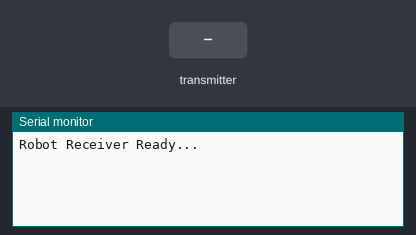
Recording of a sketch running on a simulated ESP32. On the bench: the last lines printed to the serial monitor. The test bench sets the inputs (shaded band).

Above: at 1.2 s.
1.3 s: the transmitter starts sending command = 0
At 1.66 s:
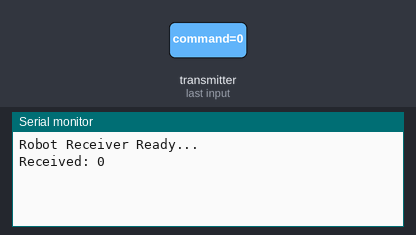
3.3 s: the transmitter starts sending command = 1
At 3.66 s:
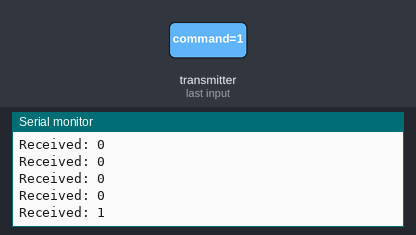

Measured:
- after the input at 1.3 s, the serial monitor: prints a new line after 0.05 s (image 1)
- after the input at 3.3 s, the serial monitor: prints a new line after 0.05 s (image 2)

The sketch:

Esp32_Receiever.ino
```cpp
#include <esp_now.h>
#include <WiFi.h>

#define RXD2 16 // RX - GPIO16 Rx0
#define TXD2 17 // TX  GPIO17 Tx0

typedef struct struct_message {
  int command;
} struct_message;

struct_message myData;

void OnDataRecv(const uint8_t * mac, const uint8_t *incomingData, int len) {
  memcpy(&myData, incomingData, sizeof(myData));

  Serial.print("Received: ");
  Serial.println(myData.command);


  Serial2.println(myData.command);
}

void setup() {
  Serial.begin(115200);
  Serial2.begin(115200, SERIAL_8N1, RXD2, TXD2);

  WiFi.mode(WIFI_STA);

  if (esp_now_init() != ESP_OK) {
    Serial.println("Error initializing ESP-NOW");
    return;
  }

  esp_now_register_recv_cb((esp_now_recv_cb_t)OnDataRecv);
  Serial.println("Robot Receiver Ready...");
}

void loop() {
}
```
